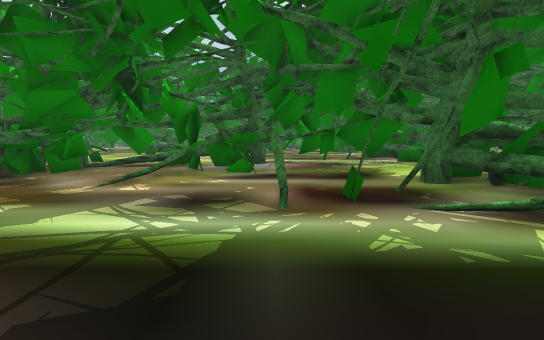
View 1 (above)

24 first-person views from a walk through a Unity game level. The camera is 1.3 m above the floor, tilts 6° down and sees 90° across. The floor is counted in squares, 2 m on a side. Each view is taken from the middle of a square. On the plan, view 1 faces up. The plan holds only what a view shows up to about 9 squares ahead; the rest is blank. The place goes on beyond the plan. Some animated figures are left out. Some surface patterns are stand-ins.

View 2
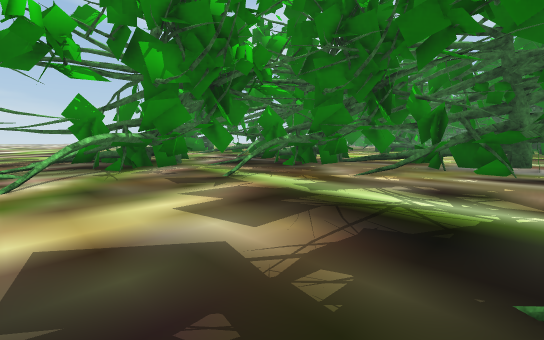

View 3
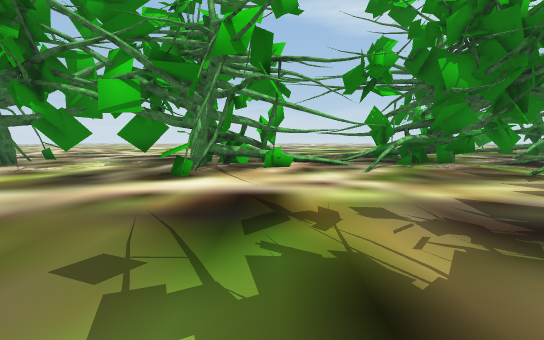

View 4
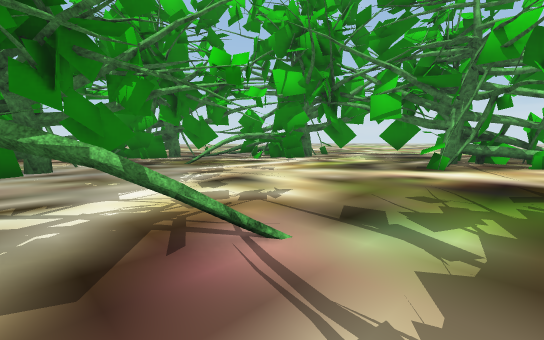

View 5
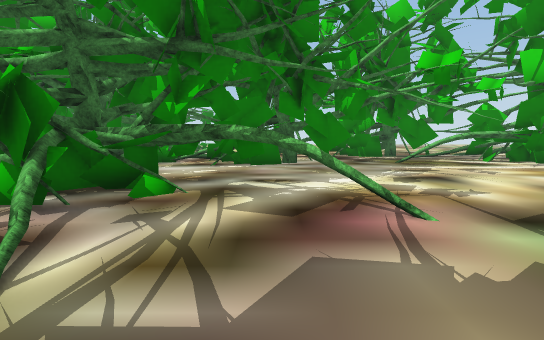

View 6
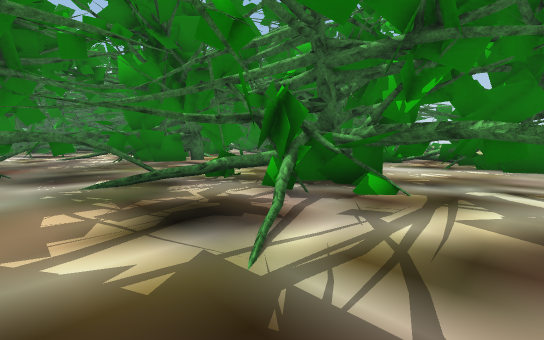

View 7
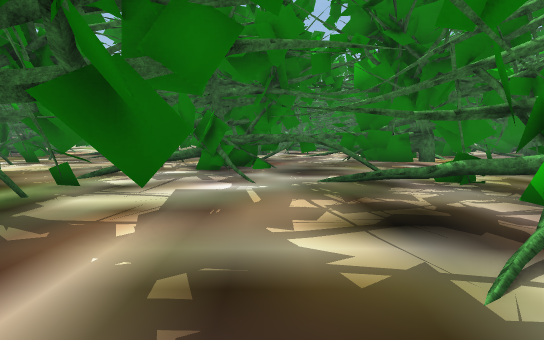

View 8
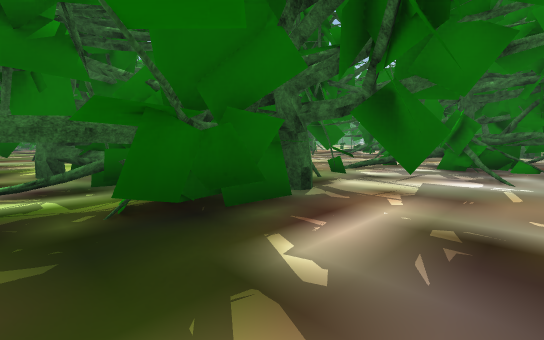

View 9
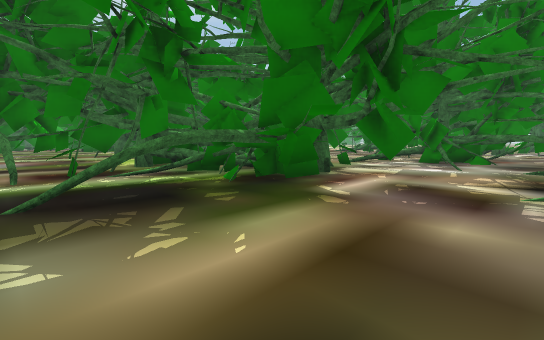

View 10
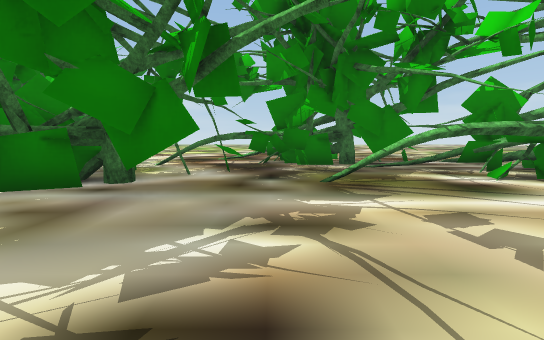

View 11
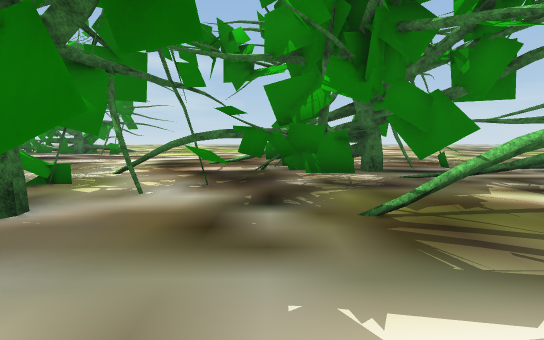

View 12
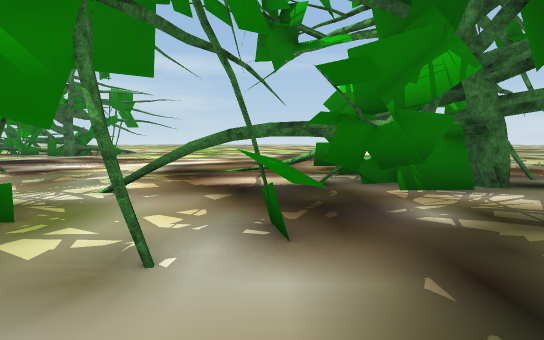

View 13
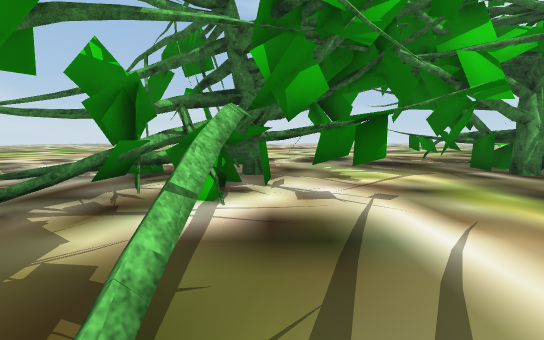

View 14
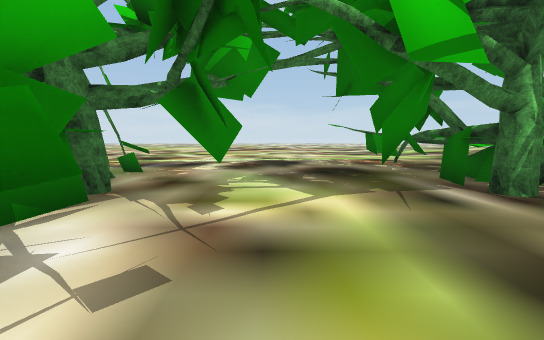

View 15
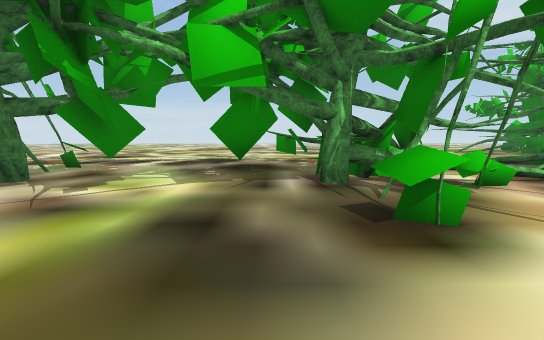

View 16
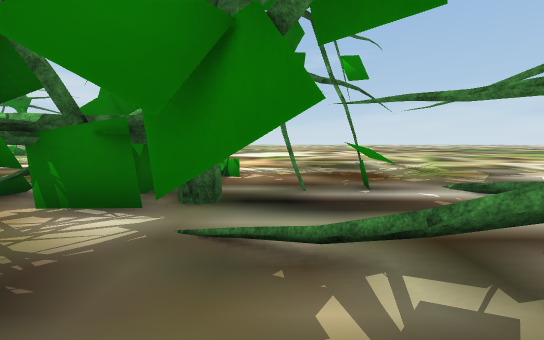

View 17
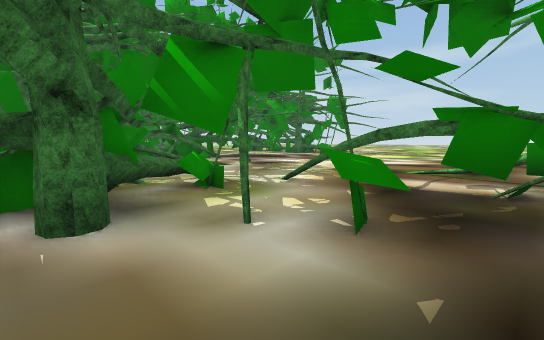

View 18
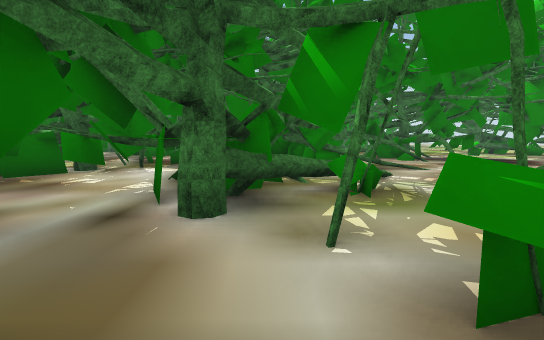

View 19
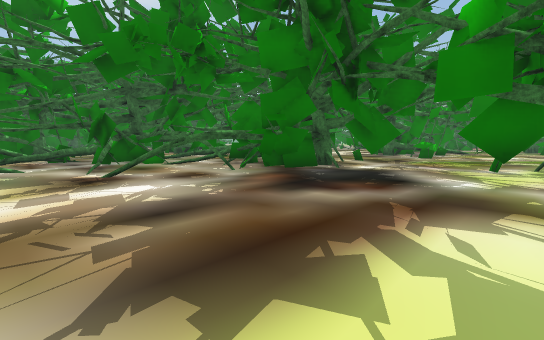

View 20
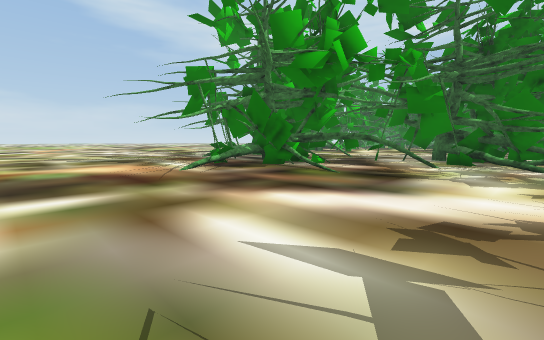

View 21
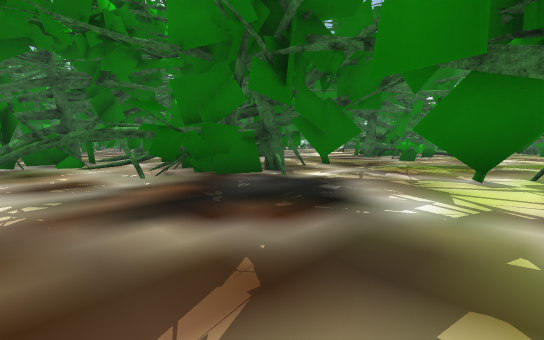

View 22
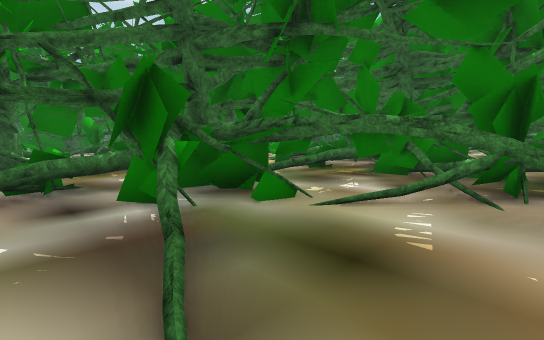

View 23
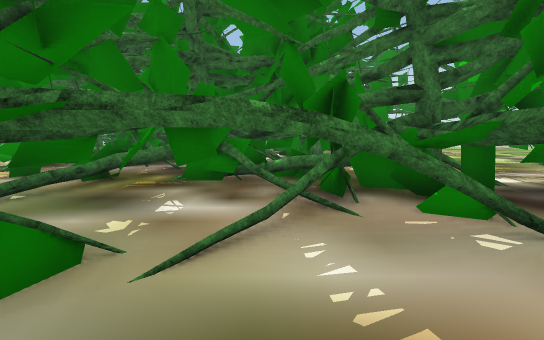

View 24
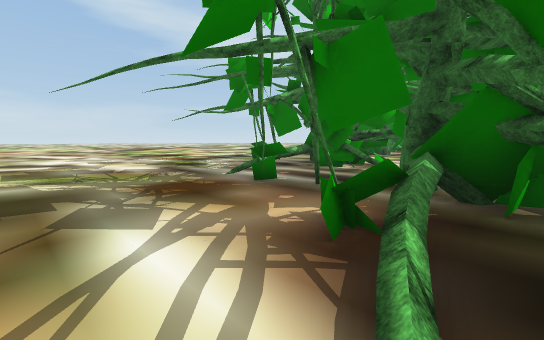

### Floor plan
Key: @ floor where view 1 was taken; # wall or solid block; x gap in a wall; . main floor; : floor 0.25 m higher than the main floor; = window, fence, low wall or low ledge; T tree.
Columns run from 12 left of view 1 to 15 right of it. Each row starts with its distance up from view 1.
 10            T.
  9           TT.T  #T
  8        ..#TTTT.. T
  7        T#TTTTT.T.
  6       TTT T.TTT TT     ..
  5     .TTTTT .TTTTTT   T ..
  4     .T T#T..T TTT#   ....
  3     TTT T...T#T#   T .T.
  2     TTTT...... #T  ....
  1   .TTT.......  TTTTT   T
  0 ..:T#.T.....@TTTT#.. #TT
 -1 .......T......T..T...TTTT
 -2     ..................TTT TT
 -3 .. T#.#..............TTTT
 -4 .TTTTT#T.........##.=T.TT
 -5 ...TTT..T.....TT.TTT#  TTT
 -6 ...T T..........TTTT#.TTT
 -7 .....TT........T#TTT#xTTT
 -8 .....x..........T T T x T
 -9 .....T..T....TTTTTT T   T  T
-10 ......TT#TT....TTTT TTT   TT
-11 ...TT.TTT......TT#TTTTTT#TTT
-12 ......TTTT...#TTT..TTTT #TT
-13  ....TT....T#......TTTTTTTTT
-14   ........TTTTT......#TTTTTT
-15  ........TTTT........##T#.T
-16 ..........## ......TT#TTTx#.
-17 .....................TTT..T.
-18 ...................... T....
-19  ...........................
-20  .....................TxT..T
-21      ...............T.T.. .T

Where each view was taken, in squares from view 1:
view 1: 0 up, 0 right, facing up
view 2: 1 down, 0 right, facing up-left
view 3: 3 down, 1 right, facing left
view 4: 3 down, 3 right, facing down-left
view 5: 2 down, 3 right, facing down
view 6: 2 down, 3 right, facing down-right
view 7: 2 down, 3 right, facing right
view 8: 2 down, 2 right, facing up-right
view 9: 3 down, 0 right, facing up-right
view 10: 6 down, 0 right, facing down
view 11: 8 down, 0 right, facing down
view 12: 10 down, 1 right, facing down
view 13: 10 down, 1 left, facing left
view 14: 8 down, 3 left, facing left
view 15: 6 down, 2 left, facing left
view 16: 11 down, 3 left, facing down
view 17: 10 down, 0 right, facing down-right
view 18: 11 down, 0 right, facing right
view 19: 21 down, 5 right, facing up-right
view 20: 21 down, 5 right, facing up-left
view 21: 21 down, 7 right, facing up-right
view 22: 15 down, 6 right, facing up-right
view 23: 14 down, 7 right, facing right
view 24: 18 down, 1 left, facing up-left
